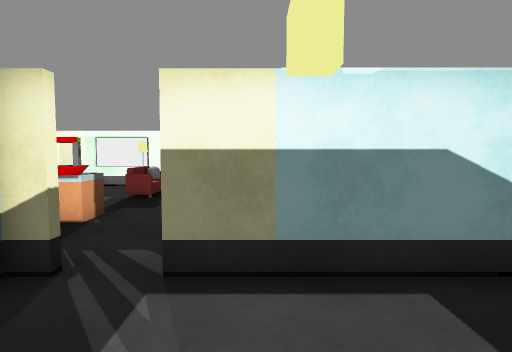
view 1 (above)

13 first-person views from a walk through a Unity game level. The camera is 1.5 m above the floor, tilts 4° down and sees 75° across. The floor is counted in squares, 0.9 m on a side. Each view is taken from the middle of a square. On the plan, view 1 faces up. The plan holds only what a view shows up to about 16 squares ahead; the rest is blank. The place goes on beyond the plan. The player character is not drawn. Some surface patterns are stand-ins.

view 2
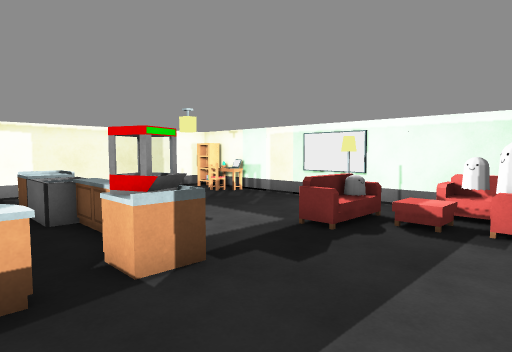

view 3
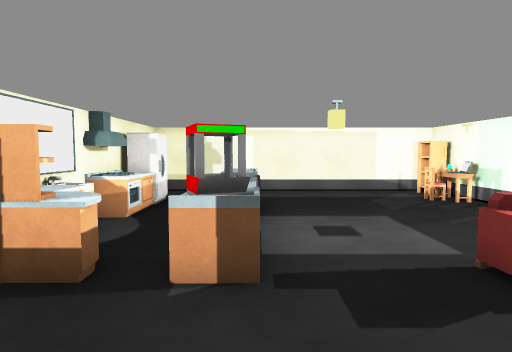

view 4
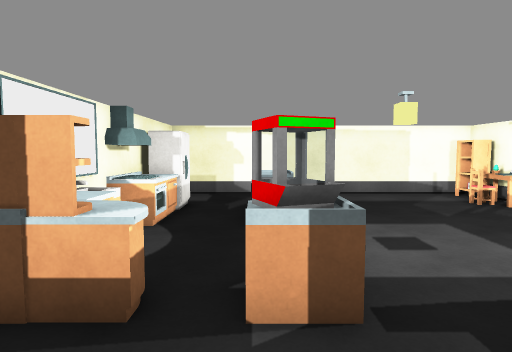

view 5
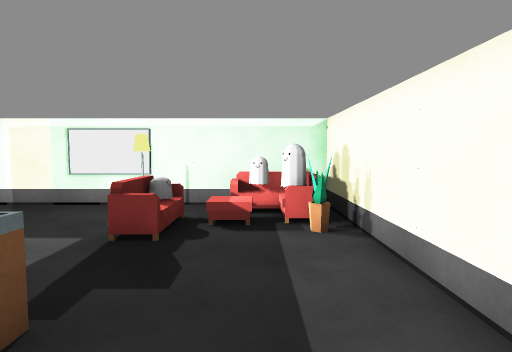

view 6
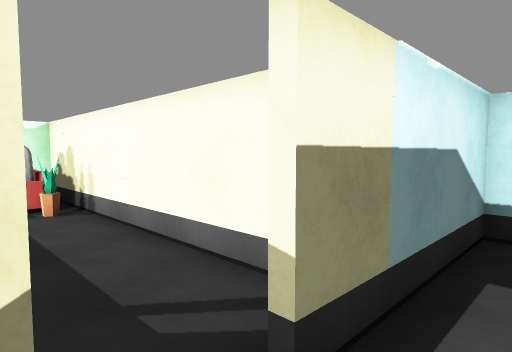

view 7
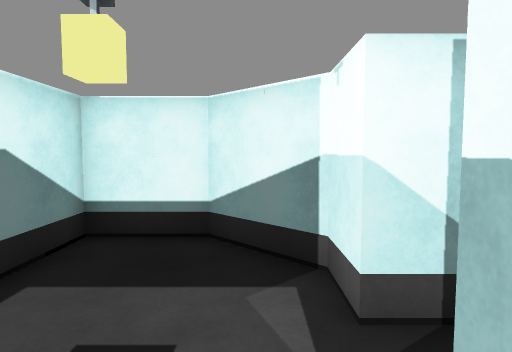

view 8
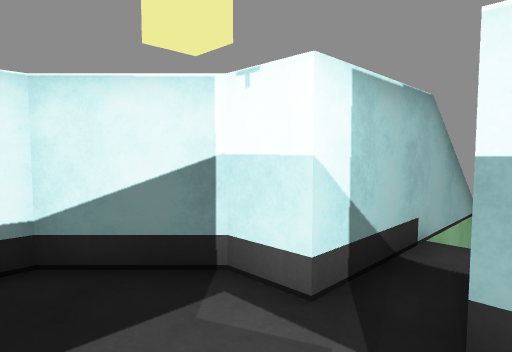

view 9
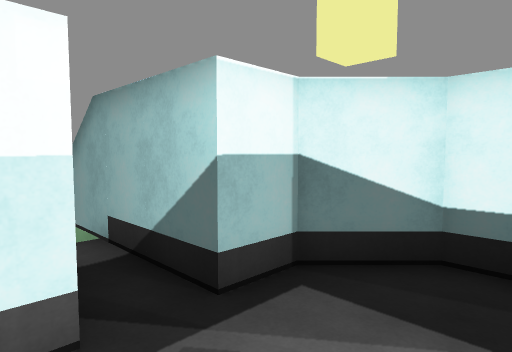

view 10
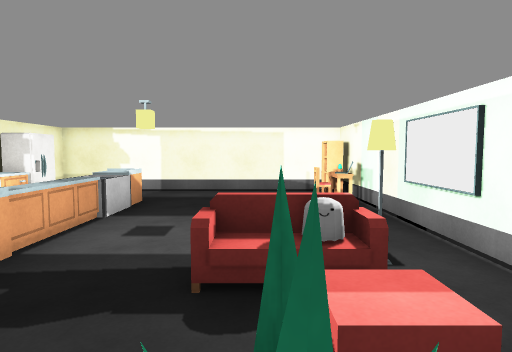

view 11
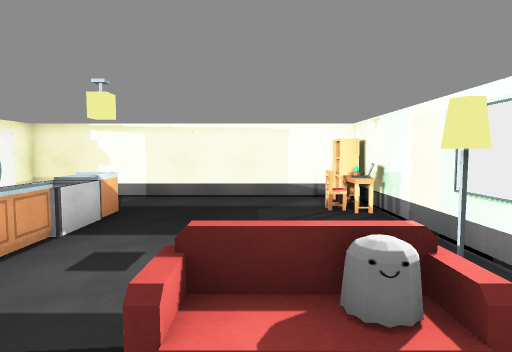

view 12
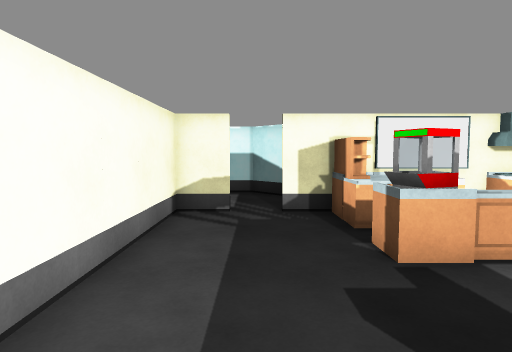

view 13
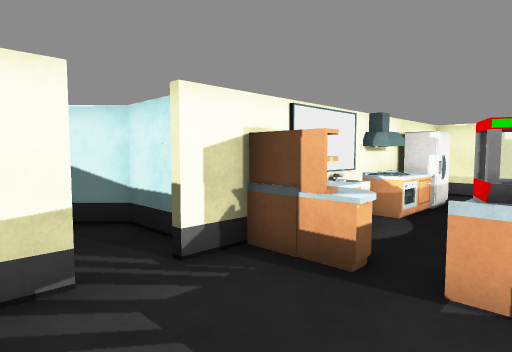

### Floor plan
Points are (right, up) in squares from view 1. A wall is a line through its corners. A room is listed if a view was taken in it or the views show most of it. See-through windows are left out.
Room 1 (views 1, 6, 7, 8, 9)
walls: (-2.6, 4.4) (-3.4, 4.4) (-3.4, 1.5) (-1.9, 0) (-0.4, 0) (-0.4, -4.5); (1.1, -6.9) (1.1, 0) (2.6, 0) (4.5, 1.9) (4.5, 4.4) (-1.2, 4.4)
ways out: opening at (-2, 4) to room 2
Room 2 (views 2, 3, 4, 5, 10, 11, 12, 13)
walls: (-8.2, 4.6) (-7.6, 4.6); (-3.2, 4.6) (-2.7, 4.6); (-1.4, 4.6) (0.3, 4.6) (0.3, 16.6) (-14, 16.6); (-14.5, 16.1) (-14.5, 4.6) (-13.5, 4.6)
low walls: (-8.5, 8.6) (-8.5, 7.9) (-9.5, 7.9); (-10.3, 9.1) (-10.3, 8.4); (-10.4, 9.1) (-8.5, 9.1)
ways out: opening at (-2, 4) to room 1
objects: bookshelf (-14, 16) to (-13, 16); fridge (-12, 5) to (-11, 6); other object (-12, 15); other object (-12, 16); cabinet (-11, 8) to (-10, 9); other object (-11, 16); counter (-10, 5) to (-10, 6); other object (-9, 5); other object (-9, 6); other object (-8, 9); sink (-7, 5) to (-6, 5); other object (-7, 9) to (-6, 9); cabinet (-6, 6); cabinet (-5, 5) to (-4, 5); shelf (-5, 6) to (-4, 6); cabinet (-5, 8) to (-4, 9); sofa (-5, 12) to (-4, 14); cabinet (-4, 7); other object (-4, 14); sofa (-2, 16) to (-1, 16); plant (-1, 13); sofa (-1, 14)

Positions as (right, up) in squares from view 1, and headings:
1: (0, 0), facing up
2: (0, 6), facing up-left
3: (0, 9), facing left
4: (-1, 8), facing left
5: (-2, 6), facing up
6: (-3, 3), facing up-right
7: (-2, 1), facing right
8: (-1, 3), facing down-right
9: (2, 3), facing down-left
10: (0, 13), facing left
11: (-2, 13), facing left
12: (-2, 14), facing down
13: (0, 9), facing down-left
